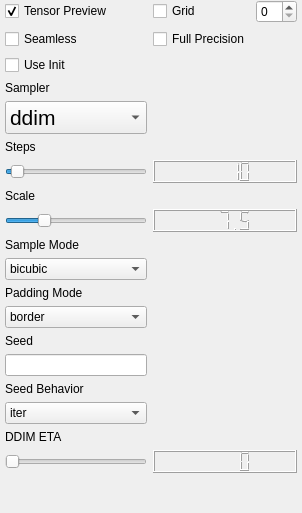
             <widget class="QWidget" name="Sampler">
              <attribute name="title">
               <string>Sampler</string>
              </attribute>
              <layout class="QVBoxLayout" name="verticalLayout_10">
               <property name="leftMargin">
                <number>0</number>
               </property>
               <property name="topMargin">
                <number>0</number>
               </property>
               <property name="rightMargin">
                <number>0</number>
               </property>
               <property name="bottomMargin">
                <number>0</number>
               </property>
               <item>
                <layout class="QGridLayout" name="gridLayout_6">
                 <property name="leftMargin">
                  <number>5</number>
                 </property>
                 <property name="rightMargin">
                  <number>5</number>
                 </property>
                 <item row="21" column="0">
                  <widget class="QSlider" name="ddim_eta_2">
                   <property name="orientation">
                    <enum>Qt::Horizontal</enum>
                   </property>
                  </widget>
                 </item>
                 <item row="9" column="0">
                  <widget class="QLabel" name="label_38">
                   <property name="text">
                    <string>Scale</string>
                   </property>
                  </widget>
                 </item>
                 <item row="2" column="0">
                  <widget class="QCheckBox" name="seamless">
                   <property name="text">
                    <string>Seamless</string>
                   </property>
                  </widget>
                 </item>
                 <item row="19" column="0">
                  <widget class="QComboBox" name="seedBehavior">
                   <item>
                    <property name="text">
                     <string>iter</string>
                    </property>
                   </item>
                   <item>
                    <property name="text">
                     <string>fixed</string>
                    </property>
                   </item>
                   <item>
                    <property name="text">
                     <string>random</string>
                    </property>
                   </item>
                  </widget>
                 </item>
                 <item row="10" column="0">
                  <widget class="QSlider" name="scale">
                   <property name="maximum">
                    <number>3000</number>
                   </property>
                   <property name="value">
                    <number>750</number>
                   </property>
                   <property name="orientation">
                    <enum>Qt::Horizontal</enum>
                   </property>
                  </widget>
                 </item>
                 <item row="10" column="1" colspan="2">
                  <widget class="QLCDNumber" name="scaleNumber">
                   <property name="value" stdset="0">
                    <double>7.500000000000000</double>
                   </property>
                  </widget>
                 </item>
                 <item row="4" column="0">
                  <widget class="QLabel" name="label_39">
                   <property name="text">
                    <string>Sampler</string>
                   </property>
                  </widget>
                 </item>
                 <item row="17" column="0">
                  <widget class="QLineEdit" name="seed"/>
                 </item>
                 <item row="0" column="2">
                  <widget class="QSpinBox" name="grid_rows"/>
                 </item>
                 <item row="2" column="1">
                  <widget class="QCheckBox" name="fullPrecision">
                   <property name="text">
                    <string>Full Precision</string>
                   </property>
                  </widget>
                 </item>
                 <item row="14" column="0">
                  <widget class="QLabel" name="label_40">
                   <property name="text">
                    <string>Padding Mode</string>
                   </property>
                  </widget>
                 </item>
                 <item row="18" column="0">
                  <widget class="QLabel" name="label_41">
                   <property name="text">
                    <string>Seed Behavior</string>
                   </property>
                  </widget>
                 </item>
                 <item row="15" column="0">
                  <widget class="QComboBox" name="paddingMode">
                   <item>
                    <property name="text">
                     <string>border</string>
                    </property>
                   </item>
                   <item>
                    <property name="text">
                     <string>reflection</string>
                    </property>
                   </item>
                   <item>
                    <property name="text">
                     <string>zeros</string>
                    </property>
                   </item>
                  </widget>
                 </item>
                 <item row="13" column="0">
                  <widget class="QComboBox" name="sampleMode">
                   <item>
                    <property name="text">
                     <string>bicubic</string>
                    </property>
                   </item>
                   <item>
                    <property name="text">
                     <string>bilinear</string>
                    </property>
                   </item>
                   <item>
                    <property name="text">
                     <string>nearest</string>
                    </property>
                   </item>
                  </widget>
                 </item>
                 <item row="5" column="0">
                  <widget class="QComboBox" name="sampler">
                   <property name="font">
                    <font>
                     <pointsize>16</pointsize>
                    </font>
                   </property>
                   <item>
                    <property name="text">
                     <string>ddim</string>
                    </property>
                   </item>
                   <item>
                    <property name="text">
                     <string>plms</string>
                    </property>
                   </item>
                   <item>
                    <property name="text">
                     <string>k_lms</string>
                    </property>
                   </item>
                   <item>
                    <property name="text">
                     <string>k_dpm_2</string>
                    </property>
                   </item>
                   <item>
                    <property name="text">
                     <string>k_dpm_2_a</string>
                    </property>
                   </item>
                   <item>
                    <property name="text">
                     <string>k_heun</string>
                    </property>
                   </item>
                   <item>
                    <property name="text">
                     <string>k_euler</string>
                    </property>
                   </item>
                   <item>
                    <property name="text">
                     <string>k_euler_a</string>
                    </property>
                   </item>
                  </widget>
                 </item>
                 <item row="16" column="0">
                  <widget class="QLabel" name="label_42">
                   <property name="text">
                    <string>Seed</string>
                   </property>
                  </widget>
                 </item>
                 <item row="6" column="0">
                  <widget class="QLabel" name="label_43">
                   <property name="text">
                    <string>Steps</string>
                   </property>
                  </widget>
                 </item>
                 <item row="12" column="0">
                  <widget class="QLabel" name="label_44">
                   <property name="text">
                    <string>Sample Mode</string>
                   </property>
                  </widget>
                 </item>
                 <item row="21" column="1" colspan="2">
                  <widget class="QLCDNumber" name="ddim_etaNumber_2"/>
                 </item>
                 <item row="0" column="0">
                  <widget class="QCheckBox" name="tensorPreview">
                   <property name="text">
                    <string>Tensor Preview</string>
                   </property>
                   <property name="checked">
                    <bool>true</bool>
                   </property>
                  </widget>
                 </item>
                 <item row="22" column="1">
                  <spacer name="verticalSpacer_5">
                   <property name="orientation">
                    <enum>Qt::Vertical</enum>
                   </property>
                   <property name="sizeHint" stdset="0">
                    <size>
                     <width>20</width>
                     <height>40</height>
                    </size>
                   </property>
                  </spacer>
                 </item>
                 <item row="20" column="0">
                  <widget class="QLabel" name="label_45">
                   <property name="text">
                    <string>DDIM ETA</string>
                   </property>
                  </widget>
                 </item>
                 <item row="0" column="1">
                  <widget class="QCheckBox" name="makegrid">
                   <property name="text">
                    <string>Grid</string>
                   </property>
                  </widget>
                 </item>
                 <item row="8" column="0">
                  <widget class="QSlider" name="steps">
                   <property name="minimum">
                    <number>1</number>
                   </property>
                   <property name="maximum">
                    <number>250</number>
                   </property>
                   <property name="value">
                    <number>10</number>
                   </property>
                   <property name="sliderPosition">
                    <number>10</number>
                   </property>
                   <property name="orientation">
                    <enum>Qt::Horizontal</enum>
                   </property>
                  </widget>
                 </item>
                 <item row="3" column="0">
                  <widget class="QCheckBox" name="useInit_2">
                   <property name="text">
                    <string>Use Init</string>
                   </property>
                  </widget>
                 </item>
                 <item row="8" column="1" colspan="2">
                  <widget class="QLCDNumber" name="stepsNumber">
                   <property name="intValue" stdset="0">
                    <number>10</number>
                   </property>
                  </widget>
                 </item>
                </layout>
               </item>
              </layout>
             </widget>
